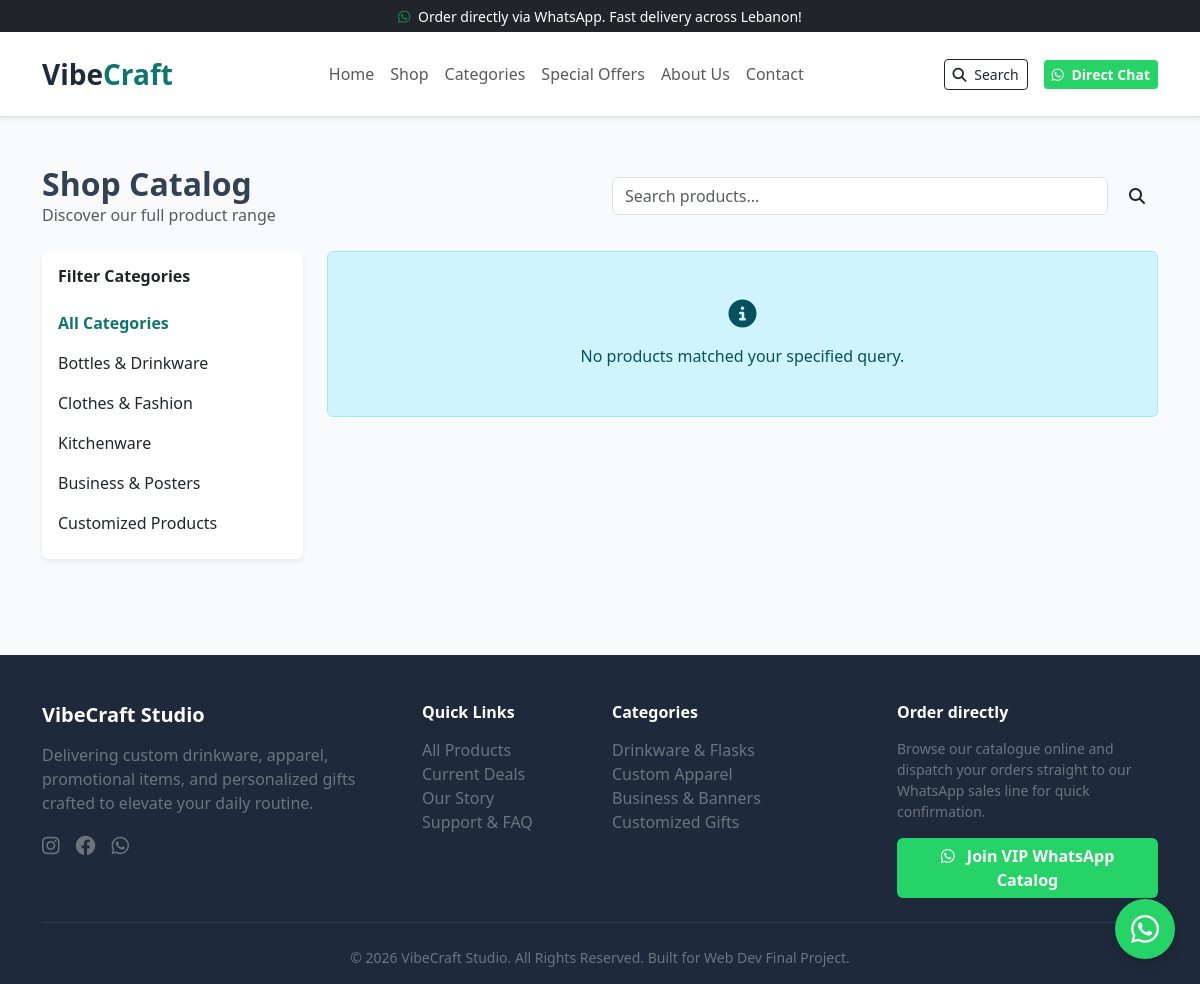
The page /shop.php on the database its author committed.
### tables this page shows
CREATE TABLE IF NOT EXISTS `categories` (
  `id` INT AUTO_INCREMENT PRIMARY KEY,
  `name` VARCHAR(100) NOT NULL,
  `slug` VARCHAR(100) NOT NULL UNIQUE,
  `description` TEXT NULL,
  `image` VARCHAR(255) DEFAULT 'default-category.jpg',
  `created_at` TIMESTAMP DEFAULT CURRENT_TIMESTAMP
);

### shop.php (the view, shortened to what this page needs)
<?php
require_once 'includes/header.php';
$where_clauses = ["p.status = 'active'"];
$where_sql = implode(" AND ", $where_clauses);
$query = "SELECT p.*, c.name as category_name, c.slug as category_slug
          FROM products p
          JOIN categories c ON p.category_id = c.id
          WHERE $where_sql
          ORDER BY p.id DESC";
$products = mysqli_query($conn, $query);
$all_cats = mysqli_query($conn, "SELECT * FROM categories");
?>
<div class="container py-5">
    <div class="row align-items-center mb-4">
        <div class="col-md-6">
            <h2 class="fw-bold mb-0">Shop Catalog</h2>
            <p class="text-muted mb-0">Discover our full product range</p>
        </div>
        <div class="col-md-6">
            <form action="shop.php" method="GET" class="d-flex gap-2">
                <input type="text" name="search" class="form-control" placeholder="Search products..."
                       value="<?php echo isset($_GET['search']) ? htmlspecialchars($_GET['search']) : ''; ?>">
                <button type="submit" class="btn btn-slate"><i class="fas fa-search"></i></button>
            </form>
        </div>
    </div>
    <div class="row g-4">
        <div class="col-lg-3">
            <div class="card border-0 shadow-sm p-3">
                <h6 class="fw-bold mb-3">Filter Categories</h6>
                <div class="list-group list-group-flush">
                    <a href="shop.php" class="list-group-item list-group-item-action border-0 px-0 <?php echo !isset($_GET['category']) ? 'fw-bold text-teal' : ''; ?>">
                        All Categories
                    </a>
                    <?php while($cat = mysqli_fetch_assoc($all_cats)): ?>
                        <a href="shop.php?category=<?php echo $cat['slug']; ?>"
                           class="list-group-item list-group-item-action border-0 px-0 <?php echo (isset($_GET['category']) && $_GET['category'] == $cat['slug']) ? 'fw-bold text-teal' : ''; ?>">
                            <?php echo htmlspecialchars($cat['name']); ?>
                        </a>
                    <?php endwhile; ?>
                </div>
            </div>
        </div>
        <div class="col-lg-9">
            <?php if (mysqli_num_rows($products) > 0): ?>
                <div class="row g-4">
                    <?php while($row = mysqli_fetch_assoc($products)): ?>
                        <div class="col-md-4">
                            <div class="product-card h-100 d-flex flex-column">
                                <div class="card-img-container">
                                    <img src="assets/images/products/<?php echo htmlspecialchars($row['image']); ?>"
                                         onerror="this.src='https://via.placeholder.com/300x220?text=VibeCraft';"
                                         alt="<?php echo htmlspecialchars($row['name']); ?>">
                                </div>
                                <div class="p-3 d-flex flex-column flex-grow-1">
                                    <span class="badge bg-light text-dark align-self-start mb-2"><?php echo htmlspecialchars($row['category_name']); ?></span>
                                    <h6 class="fw-bold text-dark mb-1"><?php echo htmlspecialchars($row['name']); ?></h6>
                                    <div class="mt-auto pt-3 d-flex justify-content-between align-items-center">
                                        <div>
                                            <span class="fw-bold fs-5 text-slate"><?php echo format_price($row['price']); ?></span>
                                            <?php if ($row['old_price']): ?>
                                                <small class="text-decoration-line-through text-muted ms-1"><?php echo format_price($row['old_price']); ?></small>
                                            <?php endif; ?>
                                        </div>
                                        <a href="product-details.php?id=<?php echo $row['id']; ?>" class="btn btn-sm btn-dark">View</a>
                                    </div>
                                </div>
                            </div>
                        </div>
                    <?php endwhile; ?>
                </div>
            <?php else: ?>
                <div class="alert alert-info text-center py-5">
                    <i class="fas fa-info-circle fs-3 mb-3 d-block"></i>
                    No products matched your specified query.
                </div>
            <?php endif; ?>
        </div>
    </div>
</div>
<?php require_once 'includes/footer.php'; ?>

### assets/css/style.css (style rules this page uses)
:root { --bs-slate: #1e293b; --bs-teal: #0f766e; --bs-wa-green: #25d366; }
body { font-family: 'Plus Jakarta Sans', system-ui, -apple-system, sans-serif; background-color: #f8fafc; color: #334155; }
.text-teal { color: var(--bs-teal) !important; }

### rows shown on the page
categories: name "Bottles & Drinkware"
categories: name "Clothes & Fashion"
categories: name "Kitchenware"
categories: name "Business & Posters"
categories: name "Customized Products"
